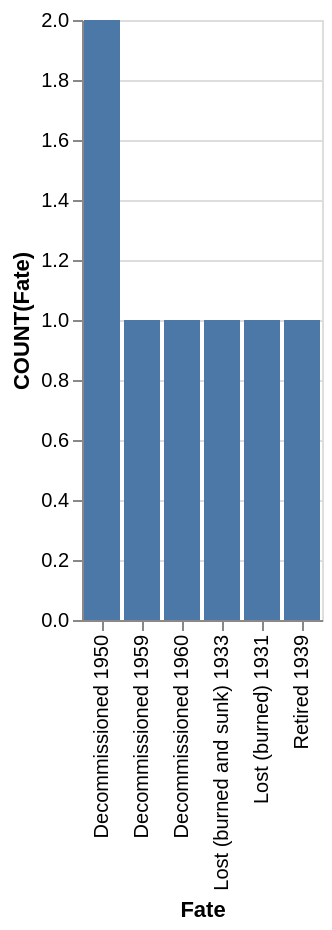

Express this chart as Vega-Lite.
### Vega-Lite specification from a JSON file in a GitHub repository (floating-point values rounded to 4 significant figures)
{"data": {"values": [{"x_data": "Decommissioned 1950", "y_data": 2}, {"x_data": "Decommissioned 1959", "y_data": 1}, {"x_data": "Decommissioned 1960", "y_data": 1}, {"x_data": "Lost (burned and sunk) 1933", "y_data": 1}, {"x_data": "Lost (burned) 1931", "y_data": 1}, {"x_data": "Retired 1939", "y_data": 1}]}, "mark": "bar", "encoding": {"x": {"field": "x_data", "type": "nominal", "title": "Fate", "sort": "ascending"}, "y": {"field": "y_data", "type": "quantitative", "title": "COUNT(Fate)"}}}
